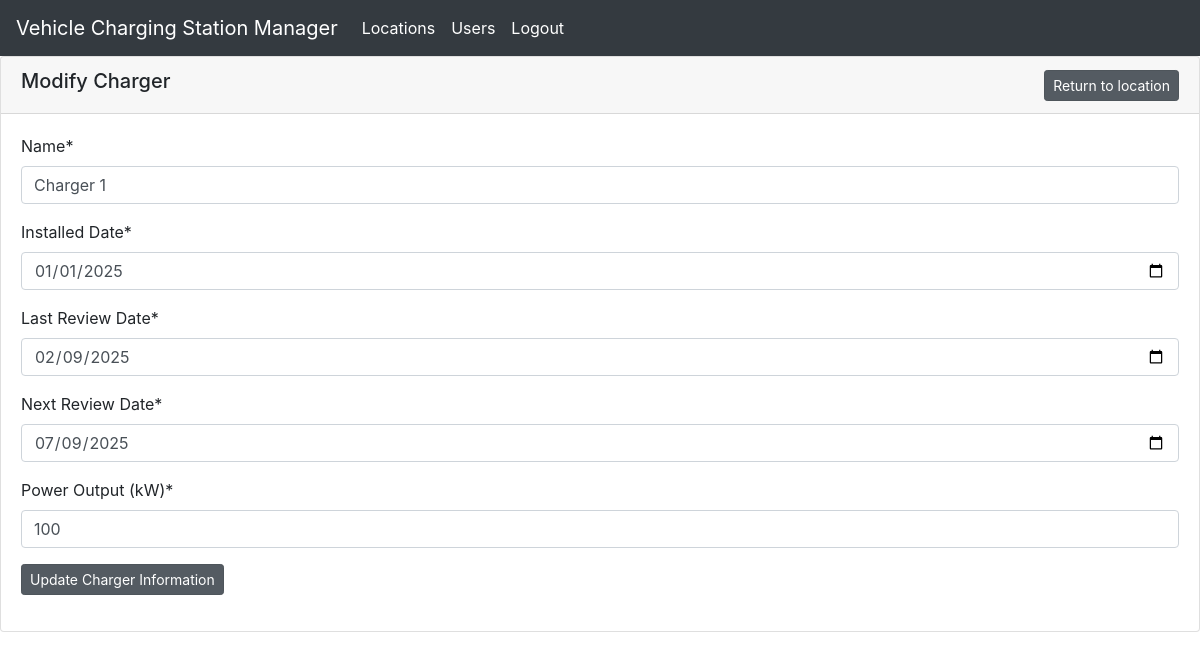
Page /location/charger/5 (signed in) on the committed database.
### main/models.py (models this page shows, shortened)
class VehicleChargingStation(models.Model):
    councilLocation = models.ForeignKey(CouncilLocations, on_delete=models.CASCADE)
    chargingStationName = models.CharField(max_length=120)
    installedDate = models.DateField()
    lastReviewDate = models.DateField()
    nextReviewDate = models.DateField()
    powerOutput = models.IntegerField()

### main/views.py (the view)
# urls.py: path('location/charger/<int:charger_id>', views.charger, name='charger'),
def charger(response, charger_id):
    charger = VehicleChargingStation.objects.get(id=charger_id)
    if response.method == "POST":
        form = ChargingStationForm(response.POST)
        if form.is_valid():
            chargingstationname = form.cleaned_data["chargingStationName"]
            installeddate = form.cleaned_data["installedDate"]
            lastreviewdate = form.cleaned_data["lastReviewDate"]
            nextreviewdate = form.cleaned_data["nextReviewDate"]
            poweroutput = form.cleaned_data["powerOutput"]
            updatedcharger = VehicleChargingStation(id=charger.id, chargingStationName=chargingstationname,installedDate=installeddate, lastReviewDate=lastreviewdate, nextReviewDate=nextreviewdate, powerOutput=poweroutput, councilLocation_id=charger.councilLocation_id)
            updatedcharger.save()
            messages.add_message(response, messages.SUCCESS, 'Charger Updated')
            return HttpResponseRedirect("/location/charger/%i" % charger.id)
    else:
        initial_data = {
            'chargingStationName': charger.chargingStationName,
            'installedDate': charger.installedDate,
            'lastReviewDate': charger.lastReviewDate,
            'nextReviewDate': charger.nextReviewDate,
            'powerOutput': charger.powerOutput,
        }
        form = ChargingStationForm(initial_data)
    return render(response, "main/charger.html", {"form": form, "charger_id":charger_id, "location_id": charger.councilLocation_id})

### main/forms.py
class ChargingStationForm(forms.Form):
    chargingStationName = forms.CharField(label="Name", max_length=100)
    installedDate = forms.DateField(label="Installed Date", widget=forms.widgets.DateInput(attrs={'type': 'date'}))
    lastReviewDate = forms.DateField(label="Last Review Date", widget=forms.widgets.DateInput(attrs={'type': 'date'}))
    nextReviewDate = forms.DateField(label="Next Review Date", widget=forms.widgets.DateInput(attrs={'type': 'date'}))
    powerOutput = forms.IntegerField(label="Power Output (kW)", min_value=0, max_value=1000)

### templates/main/charger.html (shortened to what this page needs)
{% extends "main/base.html" %}
{% load crispy_forms_tags %}
{% block content %}
    <div class="card">
        <div class="card-header d-flex justify-content-between align-items-center">
            <h5>Modify Charger</h5>
            <a href="/location/{{ location_id }}" type="button" class="btn btn-sm btn-secondary active">Return to location</a>
        </div>
        <div class="card-body">
            <form method="post" action="/location/charger/{{ charger_id }}" class="form-group">
                {{form|crispy}}
                <button type="submit" name="save" class="btn btn-sm btn-secondary active">Update Charger Information</button>
            </form>
        </div>
    </div>
{% endblock %}

### rows in the picture
VehicleChargingStation: chargingStationName "Charger 1", installedDate "01/01/2025", lastReviewDate "02/09/2025", nextReviewDate "07/09/2025", powerOutput "100"
